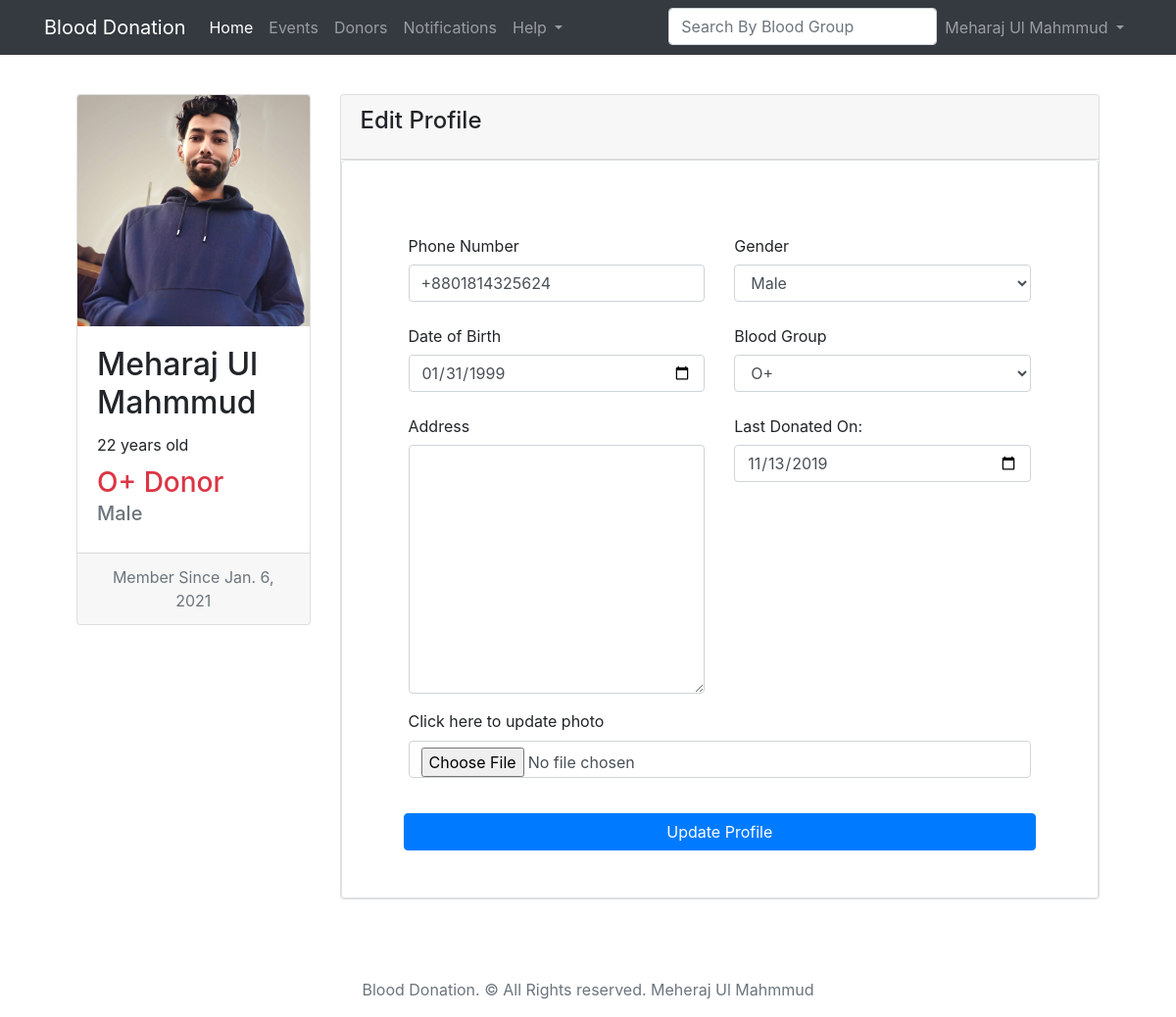
The app's page /account/user/edit-profile/ (signed in) with its own data.
### user/models.py (models this page shows, shortened)
class User(AbstractBaseUser):
    email = models.EmailField(max_length=255, unique=True)
    name = models.CharField(max_length=255)
    date_joined = models.DateTimeField(auto_now_add=True)
    is_active = models.BooleanField(default=True)
    is_staff = models.BooleanField(default=False)
    is_admin = models.BooleanField(default=False)
    USERNAME_FIELD = 'email'
    REQUIRED_FIELDS = ['name']  # Email & Password are required by default.
    objects = MyUserManager()

class ProfileModel(models.Model):
    GENDER_CHOICES = [
        ('Male', 'Male'),
        ('Female', 'Female'),
    ]
    BLOOD_GROUP_CHOICES = [
        ('A+', 'A+'),
        ('A-', 'A-'),
        ('B+', 'B+'),
        ('B-', 'B-'),
        ('AB+', 'AB+'),
        ('AB-', 'AB-'),
        ('O+', 'O+'),
        ('O-', 'O-'),
    ]
    user = models.OneToOneField(User, null=True, on_delete=models.CASCADE)
    image = models.ImageField(null=True, blank=True)
    address = models.TextField(max_length=255, null=True, blank=True)
    birth_date = models.DateField(null=True, blank=True)
    phone = models.CharField(max_length=255, null=True, blank=True)
    gender = models.CharField(max_length=255, choices=GENDER_CHOICES, null=True, blank=True)
    blood_group = models.CharField(max_length=255, choices=BLOOD_GROUP_CHOICES, null=True, blank=True)
    last_donation_date = models.DateField(null=True, blank=True)

### user/views.py (the view, shortened to what this page needs)
# urls.py: path('user/edit-profile/', edit_profile_view, name="edit-profile"),
@login_required(login_url='login')
def edit_profile_view(request):
    profile = ProfileModel.objects.get(user=request.user)
    age = None
    if profile.birth_date:
        age = calculate_age(profile.birth_date)
    form = EditProfileForm(instance=profile)
    search_keyword = request.GET.get('q')
    context = {
        'age': age,
        'form': form,
        'profile': profile,
    }
    return render(request, 'user/edit-profile.html', context)

### user/forms.py
class EditProfileForm(ModelForm):
    image = forms.ImageField(
        required=False,
        error_messages={'invalid': "Image files only"},
        widget=forms.FileInput,
    )
    birth_date = forms.DateField(required=False, widget=forms.DateInput(attrs={'type': 'date'}))
    last_donation_date = forms.DateField(required=False, widget=forms.DateInput(attrs={'type': 'date'}))
    class Meta:
        model = ProfileModel
        fields = '__all__'
        exclude = ['user']

### user/utils.py (called while the page is built)
def calculate_age(born):
    today = date.today()
    return today.year - born.year - ((today.month, today.day) < (born.month, born.day))

### user/templates/user/edit-profile.html (shortened to what this page needs)
{% extends "request/base.html" %}
{% load static %}
{% load widget_tweaks %}
{% block content %}
<div class="container-fluid p-5">
    <div class="row">
        <div class="col-12 col-sm-6 col-md-5 col-lg-4 col-xl-3">
            <div class="card mb-3">
                {% if request.user.profilemodel.image %}
                <img alt="{{ user.name }}" class="card-img-top" src="{{request.user.profilemodel.image.url}}">
                {% else %}
                <img alt="{{ user.name }}" class="card-img-top" src="{% static 'placeholder.png' %}">
                {% endif %}
                <div class="card-body">
                    <h2 class="card-title">{{ request.user.name }}</h2>
                    {% if age %}
                    <p>{{ age }} years old</p>
                    {% endif %}
                    {% if profile.blood_group %}
                    <h3 class="card-subtitle mb-2 text-danger">{{ profile.blood_group }} Donor</h3>
                    {% endif %}
                    {% if profile.gender %}
                    <h5 class="card-subtitle mb-2 text-muted">{{ profile.gender }}</h5>
                    {% endif %}
                </div>
                <div class="card-footer text-muted" style="text-align: center">
                    Member Since {{request.user.date_joined.date}}
                </div>
            </div>
        </div>
        <div class="col-12 col-sm-12 col-md-7 col-lg-8 col-xl-9">
            <div class="card text-left mb-3">
                <div class="card-header">
                    <h4 class="card-title">Edit Profile</h4>
                </div>
                <form action="" class="p-4 p-md-5 border rounded" enctype="multipart/form-data" method="post">
                    <div class="card-body">
                        <div class="row">
                            <div class="col">
                                <div class="row">
                                    <div class="col-12 col-sm-6">
                                        <div class="form-group">
                                            <label class="col-form-label">Phone Number</label>
                                            {{ form.phone|add_class:"form-control" }}
                                        </div>
                                    </div>
                                    <div class="col-12 col-sm-6">
                                        <div class="form-group">
                                            <label class="col-form-label">Gender</label>
                                            {{form.gender|add_class:"form-control"}}
                                        </div>
                                    </div>
                                </div>
                                <div class="row">
                                    <div class="col-12 col-sm-6">
                                        <div class="form-group">
                                            <label class="col-form-label">Date of Birth</label>
                                            {{ form.birth_date|add_class:"form-control" }}
                                        </div>
                                    </div>
                                    <div class="col-12 col-sm-6">
                                        <div class="form-group">
                                            <label class="col-form-label">Blood Group</label>
                                            {{ form.blood_group|add_class:"form-control" }}
                                        </div>
                                    </div>
                                </div>
                                <div class="row">
                                    <div class="col-12 col-sm-6">
                                        <div class="form-group">
                                            <label class="col-form-label">Address</label>
                                            {{ form.address|add_class:"form-control" }}
                                        </div>
                                    </div>
                                    <div class="col-12 col-sm-6">
                                        <div class="form-group">
                                            <label class="col-form-label">Last Donated On:</label><br/>
                                            {{ form.last_donation_date|add_class:"form-control" }}
                                        </div>
                                    </div>
                                </div>
                                <div class="row">
                                    <div class="col-12 col-md-12">
                                        <div class="form-group">
                                            <label>Click here to update photo</label>
                                            {{ form.image|add_class:"form-control" }}
                                        </div>
                                    </div>
                                </div>
                            </div>
                        </div>
                    </div>
                    <div class="col-12">
                        <button class="btn btn-block btn-primary btn-md" type="submit">Update Profile</button>
                    </div>
                </form>
            </div>
        </div>
    </div>
</div>
{% endblock %}

### blood_request/templates/request/base.html (shortened to what this page needs)
<!DOCTYPE html>
{% load static %}
<html lang="en">
<head>
    <link href="https://stackpath.bootstrapcdn.com/bootstrap/4.5.2/css/bootstrap.min.css"
 rel="stylesheet">
</head>
<body>
<nav class="navbar navbar-expand-lg navbar-dark bg-dark fixed-top">
    <div class="container">
        <a class="navbar-brand" href="{% url 'home' %}">Blood Donation</a>
        <div class="collapse navbar-collapse" id="navbarResponsive">
            <ul class="navbar-nav">
                {% if user.is_authenticated %}
                <li class="nav-item">
                    <a class="nav-link active" href="{% url 'home' %}">Home</a>
                </li>
                <li class="nav-item">
                    <a class="nav-link" href="{% url 'event-home' %}">Events</a>
                </li>
                <li class="nav-item">
                    <a class="nav-link" href="{% url 'donors' %}">Donors</a>
                </li>
                <li class="nav-item">
                    <a class="nav-link" href="{% url 'notification' %}">Notifications</a>
                </li>
                <li class="nav-item dropdown">
                    <a aria-expanded="false" aria-haspopup="true" class="nav-link dropdown-toggle"
                       data-toggle="dropdown"
                       href="#" id="navbarDropdownMenuLink" role="button">
                        Help
                    </a>
                </li>
                {% endif %}
            </ul>
            <ul class="navbar-nav ml-auto">
                <li class="nav-item">
                    <form method="GET">
                        <input class="form-control" type="text" id="id_q" name="q" placeholder="Search By Blood Group"
                               >
                    </form>
                </li>
                <li class="nav-item dropdown">
                    <a aria-expanded="false" aria-haspopup="true" class="nav-link dropdown-toggle"
                       data-toggle="dropdown"
                       href="#" id="navbarDropdownMenuLink2" role="button">
                        {{ request.user.name }}
                    </a>
                </li>
            </ul>
        </div>
    </div>
</nav>
<br/>
<br/>
<main class="flex-shrink-0" role="main">
    <div class="container">
        <div class="row">
            {% block content %}
            {% endblock %}
        </div>
    </div>
</main>
<footer class="footer mt-auto py-3">
    <div class="container text-center">
        <span class="text-muted">Blood Donation. © All Rights reserved. Meheraj Ul Mahmmud</span>
    </div>
</footer>
</body>
</html>

### records on screen
User: user.name "Meharaj Ul Mahmmud", user.profilemodel.image (picture), user.date_joined "Jan. 6, 2021"
ProfileModel: blood_group "O+", gender "Male", phone "+8801814325624", birth_date "01/31/1999", last_donation_date "11/13/2019"

### other values on screen
{{ age }} "22"
